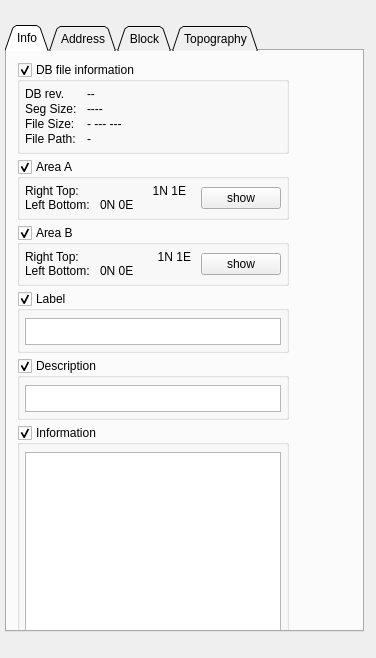
<?xml version="1.0" encoding="UTF-8"?>
<ui version="4.0">
 <class>DockWidget</class>
 <widget class="QDockWidget" name="DockWidget">
  <property name="geometry">
   <rect>
    <x>0</x>
    <y>0</y>
    <width>376</width>
    <height>658</height>
   </rect>
  </property>
  <property name="sizePolicy">
   <sizepolicy hsizetype="Maximum" vsizetype="Maximum">
    <horstretch>0</horstretch>
    <verstretch>0</verstretch>
   </sizepolicy>
  </property>
  <property name="minimumSize">
   <size>
    <width>340</width>
    <height>658</height>
   </size>
  </property>
  <property name="maximumSize">
   <size>
    <width>524287</width>
    <height>658</height>
   </size>
  </property>
  <property name="baseSize">
   <size>
    <width>0</width>
    <height>0</height>
   </size>
  </property>
  <property name="windowOpacity">
   <double>1.000000000000000</double>
  </property>
  <property name="windowTitle">
   <string>Carin C-IQ VDO DB Viewer</string>
  </property>
  <widget class="QWidget" name="dockWidgetContents">
   <property name="sizePolicy">
    <sizepolicy hsizetype="MinimumExpanding" vsizetype="Maximum">
     <horstretch>0</horstretch>
     <verstretch>0</verstretch>
    </sizepolicy>
   </property>
   <property name="minimumSize">
    <size>
     <width>340</width>
     <height>600</height>
    </size>
   </property>
   <layout class="QGridLayout" name="gridLayout_3">
    <property name="leftMargin">
     <number>5</number>
    </property>
    <property name="topMargin">
     <number>5</number>
    </property>
    <property name="rightMargin">
     <number>5</number>
    </property>
    <property name="bottomMargin">
     <number>5</number>
    </property>
    <item row="1" column="0" alignment="Qt::AlignLeft|Qt::AlignTop">
     <widget class="QTabWidget" name="tabWidget">
      <property name="sizePolicy">
       <sizepolicy hsizetype="Maximum" vsizetype="Maximum">
        <horstretch>0</horstretch>
        <verstretch>0</verstretch>
       </sizepolicy>
      </property>
      <property name="minimumSize">
       <size>
        <width>320</width>
        <height>601</height>
       </size>
      </property>
      <property name="autoFillBackground">
       <bool>false</bool>
      </property>
      <property name="tabShape">
       <enum>QTabWidget::Triangular</enum>
      </property>
      <property name="currentIndex">
       <number>0</number>
      </property>
      <property name="usesScrollButtons">
       <bool>false</bool>
      </property>
      <property name="documentMode">
       <bool>false</bool>
      </property>
      <property name="tabsClosable">
       <bool>false</bool>
      </property>
      <property name="movable">
       <bool>false</bool>
      </property>
      <widget class="QWidget" name="tab_info">
       <property name="sizePolicy">
        <sizepolicy hsizetype="MinimumExpanding" vsizetype="Preferred">
         <horstretch>0</horstretch>
         <verstretch>0</verstretch>
        </sizepolicy>
       </property>
       <property name="minimumSize">
        <size>
         <width>355</width>
         <height>577</height>
        </size>
       </property>
       <attribute name="title">
        <string>Info</string>
       </attribute>
       <widget class="QWidget" name="">
        <property name="geometry">
         <rect>
          <x>10</x>
          <y>11</y>
          <width>272</width>
          <height>936</height>
         </rect>
        </property>
        <layout class="QVBoxLayout" name="verticalLayout_2" stretch="0,0,0,10">
         <property name="spacing">
          <number>5</number>
         </property>
         <item>
          <widget class="CollapsibleGroupBox" name="groupBox_0veral">
           <property name="title">
            <string>DB file information</string>
           </property>
           <property name="checkable">
            <bool>true</bool>
           </property>
           <layout class="QGridLayout" name="gridLayout_5">
            <property name="leftMargin">
             <number>5</number>
            </property>
            <property name="topMargin">
             <number>5</number>
            </property>
            <property name="rightMargin">
             <number>5</number>
            </property>
            <property name="bottomMargin">
             <number>5</number>
            </property>
            <item row="0" column="0">
             <layout class="QGridLayout" name="gridLayout_filenfo" rowstretch="0,0,0,0,0" columnstretch="0,10">
              <property name="horizontalSpacing">
               <number>10</number>
              </property>
              <property name="verticalSpacing">
               <number>1</number>
              </property>
              <item row="3" column="0">
               <widget class="QLabel" name="l_vdo_size">
                <property name="text">
                 <string>File Size:</string>
                </property>
               </widget>
              </item>
              <item row="1" column="1">
               <widget class="QLabel" name="l_vdo_segsize_val">
                <property name="font">
                 <font>
                  <pointsize>9</pointsize>
                  <weight>50</weight>
                  <bold>false</bold>
                 </font>
                </property>
                <property name="text">
                 <string>----</string>
                </property>
                <property name="textInteractionFlags">
                 <set>Qt::LinksAccessibleByMouse|Qt::TextSelectableByMouse</set>
                </property>
               </widget>
              </item>
              <item row="0" column="1">
               <widget class="QLabel" name="l_vdo_dbrev_val">
                <property name="sizePolicy">
                 <sizepolicy hsizetype="Minimum" vsizetype="Minimum">
                  <horstretch>0</horstretch>
                  <verstretch>0</verstretch>
                 </sizepolicy>
                </property>
                <property name="font">
                 <font>
                  <pointsize>9</pointsize>
                  <weight>50</weight>
                  <bold>false</bold>
                 </font>
                </property>
                <property name="text">
                 <string>--</string>
                </property>
                <property name="textInteractionFlags">
                 <set>Qt::LinksAccessibleByMouse|Qt::TextSelectableByMouse</set>
                </property>
               </widget>
              </item>
              <item row="1" column="0">
               <widget class="QLabel" name="l_vdo_segsize">
                <property name="text">
                 <string>Seg Size:</string>
                </property>
               </widget>
              </item>
              <item row="0" column="0">
               <widget class="QLabel" name="l_vdo_dbrev">
                <property name="sizePolicy">
                 <sizepolicy hsizetype="Minimum" vsizetype="Minimum">
                  <horstretch>0</horstretch>
                  <verstretch>0</verstretch>
                 </sizepolicy>
                </property>
                <property name="text">
                 <string>DB rev. </string>
                </property>
               </widget>
              </item>
              <item row="3" column="1">
               <widget class="QLabel" name="l_vdo_size_val">
                <property name="font">
                 <font>
                  <pointsize>9</pointsize>
                  <weight>50</weight>
                  <bold>false</bold>
                 </font>
                </property>
                <property name="text">
                 <string>- --- ---</string>
                </property>
                <property name="textInteractionFlags">
                 <set>Qt::LinksAccessibleByMouse|Qt::TextSelectableByMouse</set>
                </property>
               </widget>
              </item>
              <item row="4" column="0">
               <widget class="QLabel" name="l_vdo_path">
                <property name="text">
                 <string>File Path:</string>
                </property>
               </widget>
              </item>
              <item row="4" column="1">
               <widget class="QLabel" name="l_vdo_path_val">
                <property name="font">
                 <font>
                  <pointsize>9</pointsize>
                  <weight>50</weight>
                  <bold>false</bold>
                 </font>
                </property>
                <property name="text">
                 <string>-</string>
                </property>
                <property name="textInteractionFlags">
                 <set>Qt::LinksAccessibleByMouse|Qt::TextSelectableByMouse</set>
                </property>
               </widget>
              </item>
             </layout>
            </item>
           </layout>
          </widget>
         </item>
         <item>
          <widget class="CollapsibleGroupBox" name="groupBox_area_A">
           <property name="title">
            <string>Area A</string>
           </property>
           <property name="checkable">
            <bool>true</bool>
           </property>
           <layout class="QGridLayout" name="gridLayout_2">
            <property name="leftMargin">
             <number>0</number>
            </property>
            <property name="topMargin">
             <number>5</number>
            </property>
            <property name="rightMargin">
             <number>5</number>
            </property>
            <property name="bottomMargin">
             <number>5</number>
            </property>
            <property name="spacing">
             <number>0</number>
            </property>
            <item row="0" column="0">
             <layout class="QHBoxLayout" name="horizontalLayout_aA" stretch="10,0">
              <property name="spacing">
               <number>5</number>
              </property>
              <property name="sizeConstraint">
               <enum>QLayout::SetDefaultConstraint</enum>
              </property>
              <item>
               <layout class="QGridLayout" name="gridLayout_4">
                <property name="sizeConstraint">
                 <enum>QLayout::SetMinimumSize</enum>
                </property>
                <property name="leftMargin">
                 <number>5</number>
                </property>
                <property name="rightMargin">
                 <number>10</number>
                </property>
                <property name="bottomMargin">
                 <number>0</number>
                </property>
                <property name="horizontalSpacing">
                 <number>10</number>
                </property>
                <property name="verticalSpacing">
                 <number>0</number>
                </property>
                <item row="0" column="1">
                 <widget class="QLabel" name="l_Art_coord">
                  <property name="sizePolicy">
                   <sizepolicy hsizetype="Expanding" vsizetype="Preferred">
                    <horstretch>0</horstretch>
                    <verstretch>0</verstretch>
                   </sizepolicy>
                  </property>
                  <property name="font">
                   <font>
                    <pointsize>9</pointsize>
                   </font>
                  </property>
                  <property name="text">
                   <string>1N 1E</string>
                  </property>
                  <property name="alignment">
                   <set>Qt::AlignRight|Qt::AlignTrailing|Qt::AlignVCenter</set>
                  </property>
                  <property name="textInteractionFlags">
                   <set>Qt::LinksAccessibleByMouse|Qt::TextSelectableByMouse</set>
                  </property>
                 </widget>
                </item>
                <item row="1" column="0">
                 <widget class="QLabel" name="l_lb_label">
                  <property name="sizePolicy">
                   <sizepolicy hsizetype="Minimum" vsizetype="Preferred">
                    <horstretch>0</horstretch>
                    <verstretch>0</verstretch>
                   </sizepolicy>
                  </property>
                  <property name="text">
                   <string>Left Bottom:</string>
                  </property>
                 </widget>
                </item>
                <item row="0" column="0">
                 <widget class="QLabel" name="l_rt_label">
                  <property name="sizePolicy">
                   <sizepolicy hsizetype="Minimum" vsizetype="Preferred">
                    <horstretch>0</horstretch>
                    <verstretch>0</verstretch>
                   </sizepolicy>
                  </property>
                  <property name="text">
                   <string>Right Top:</string>
                  </property>
                 </widget>
                </item>
                <item row="1" column="1">
                 <widget class="QLabel" name="l_Alb_coord">
                  <property name="font">
                   <font>
                    <pointsize>9</pointsize>
                   </font>
                  </property>
                  <property name="text">
                   <string>0N 0E</string>
                  </property>
                  <property name="textInteractionFlags">
                   <set>Qt::LinksAccessibleByMouse|Qt::TextSelectableByMouse</set>
                  </property>
                 </widget>
                </item>
               </layout>
              </item>
              <item>
               <widget class="QPushButton" name="pb_show_area">
                <property name="sizePolicy">
                 <sizepolicy hsizetype="Fixed" vsizetype="Fixed">
                  <horstretch>20</horstretch>
                  <verstretch>20</verstretch>
                 </sizepolicy>
                </property>
                <property name="minimumSize">
                 <size>
                  <width>20</width>
                  <height>20</height>
                 </size>
                </property>
                <property name="text">
                 <string>show</string>
                </property>
                <property name="autoRepeatDelay">
                 <number>301</number>
                </property>
                <property name="default">
                 <bool>false</bool>
                </property>
                <property name="flat">
                 <bool>false</bool>
                </property>
               </widget>
              </item>
             </layout>
            </item>
           </layout>
          </widget>
         </item>
         <item>
          <widget class="CollapsibleGroupBox" name="groupBox_area_B">
           <property name="title">
            <string>Area B</string>
           </property>
           <property name="checkable">
            <bool>true</bool>
           </property>
           <layout class="QGridLayout" name="gridLayout_6">
            <property name="leftMargin">
             <number>0</number>
            </property>
            <property name="topMargin">
             <number>5</number>
            </property>
            <property name="rightMargin">
             <number>5</number>
            </property>
            <property name="bottomMargin">
             <number>5</number>
            </property>
            <property name="spacing">
             <number>0</number>
            </property>
            <item row="0" column="0">
             <layout class="QHBoxLayout" name="horizontalLayout_2">
              <item>
               <layout class="QGridLayout" name="gridLayout_7">
                <property name="sizeConstraint">
                 <enum>QLayout::SetMinimumSize</enum>
                </property>
                <property name="leftMargin">
                 <number>5</number>
                </property>
                <property name="rightMargin">
                 <number>10</number>
                </property>
                <property name="horizontalSpacing">
                 <number>10</number>
                </property>
                <property name="verticalSpacing">
                 <number>0</number>
                </property>
                <item row="1" column="0">
                 <widget class="QLabel" name="l_lb_label_2">
                  <property name="sizePolicy">
                   <sizepolicy hsizetype="Minimum" vsizetype="Preferred">
                    <horstretch>0</horstretch>
                    <verstretch>0</verstretch>
                   </sizepolicy>
                  </property>
                  <property name="text">
                   <string>Left Bottom:</string>
                  </property>
                 </widget>
                </item>
                <item row="0" column="1">
                 <widget class="QLabel" name="l_Brt_coord">
                  <property name="sizePolicy">
                   <sizepolicy hsizetype="Expanding" vsizetype="Preferred">
                    <horstretch>0</horstretch>
                    <verstretch>0</verstretch>
                   </sizepolicy>
                  </property>
                  <property name="font">
                   <font>
                    <pointsize>9</pointsize>
                   </font>
                  </property>
                  <property name="text">
                   <string>1N 1E</string>
                  </property>
                  <property name="alignment">
                   <set>Qt::AlignRight|Qt::AlignTrailing|Qt::AlignVCenter</set>
                  </property>
                  <property name="textInteractionFlags">
                   <set>Qt::LinksAccessibleByMouse|Qt::TextSelectableByMouse</set>
                  </property>
                 </widget>
                </item>
                <item row="0" column="0">
                 <widget class="QLabel" name="l_rt_label_2">
                  <property name="sizePolicy">
                   <sizepolicy hsizetype="Minimum" vsizetype="Preferred">
                    <horstretch>0</horstretch>
                    <verstretch>0</verstretch>
                   </sizepolicy>
                  </property>
                  <property name="text">
                   <string>Right Top:</string>
                  </property>
                 </widget>
                </item>
                <item row="1" column="1">
                 <widget class="QLabel" name="l_Blb_coord">
                  <property name="font">
                   <font>
                    <pointsize>9</pointsize>
                   </font>
                  </property>
                  <property name="text">
                   <string>0N 0E</string>
                  </property>
                  <property name="textInteractionFlags">
                   <set>Qt::LinksAccessibleByMouse|Qt::TextSelectableByMouse</set>
                  </property>
                 </widget>
                </item>
               </layout>
              </item>
              <item>
               <widget class="QPushButton" name="pb_show_area_2">
                <property name="sizePolicy">
                 <sizepolicy hsizetype="Fixed" vsizetype="Fixed">
                  <horstretch>0</horstretch>
                  <verstretch>0</verstretch>
                 </sizepolicy>
                </property>
                <property name="text">
                 <string>show</string>
                </property>
               </widget>
              </item>
             </layout>
            </item>
           </layout>
          </widget>
         </item>
         <item>
          <layout class="QVBoxLayout" name="verticalLayout" stretch="1,1,40">
           <property name="spacing">
            <number>5</number>
           </property>
           <item>
            <widget class="CollapsibleGroupBox" name="groupBox_i_label">
             <property name="title">
              <string>Label</string>
             </property>
             <property name="checkable">
              <bool>true</bool>
             </property>
             <layout class="QGridLayout" name="gridLayout_9">
              <property name="leftMargin">
               <number>5</number>
              </property>
              <property name="topMargin">
               <number>7</number>
              </property>
              <property name="rightMargin">
               <number>5</number>
              </property>
              <property name="bottomMargin">
               <number>5</number>
              </property>
              <item row="0" column="0">
               <widget class="QTextBrowser" name="textBrowser_label">
                <property name="minimumSize">
                 <size>
                  <width>0</width>
                  <height>27</height>
                 </size>
                </property>
               </widget>
              </item>
             </layout>
            </widget>
           </item>
           <item>
            <widget class="CollapsibleGroupBox" name="groupBox_i_description">
             <property name="sizePolicy">
              <sizepolicy hsizetype="Preferred" vsizetype="Maximum">
               <horstretch>0</horstretch>
               <verstretch>0</verstretch>
              </sizepolicy>
             </property>
             <property name="title">
              <string>Description</string>
             </property>
             <property name="checkable">
              <bool>true</bool>
             </property>
             <layout class="QGridLayout" name="gridLayout_8">
              <property name="leftMargin">
               <number>5</number>
              </property>
              <property name="topMargin">
               <number>7</number>
              </property>
              <property name="rightMargin">
               <number>5</number>
              </property>
              <property name="bottomMargin">
               <number>5</number>
              </property>
              <item row="0" column="0">
               <widget class="QTextBrowser" name="textBrowser_descr">
                <property name="sizePolicy">
                 <sizepolicy hsizetype="Expanding" vsizetype="Expanding">
                  <horstretch>0</horstretch>
                  <verstretch>0</verstretch>
                 </sizepolicy>
                </property>
                <property name="minimumSize">
                 <size>
                  <width>0</width>
                  <height>27</height>
                 </size>
                </property>
               </widget>
              </item>
             </layout>
            </widget>
           </item>
           <item>
            <widget class="CollapsibleGroupBox" name="groupBox_i_information">
             <property name="sizePolicy">
              <sizepolicy hsizetype="Minimum" vsizetype="Preferred">
               <horstretch>0</horstretch>
               <verstretch>0</verstretch>
              </sizepolicy>
             </property>
             <property name="title">
              <string>Information</string>
             </property>
             <property name="checkable">
              <bool>true</bool>
             </property>
             <property name="checked">
              <bool>true</bool>
             </property>
             <layout class="QGridLayout" name="gridLayout">
              <property name="leftMargin">
               <number>5</number>
              </property>
              <property name="topMargin">
               <number>7</number>
              </property>
              <property name="rightMargin">
               <number>5</number>
              </property>
              <property name="bottomMargin">
               <number>5</number>
              </property>
              <item row="1" column="0">
               <widget class="QTextBrowser" name="textBrowser_info">
                <property name="minimumSize">
                 <size>
                  <width>0</width>
                  <height>100</height>
                 </size>
                </property>
               </widget>
              </item>
             </layout>
            </widget>
           </item>
          </layout>
         </item>
        </layout>
       </widget>
      </widget>
      <widget class="QWidget" name="tab_addr">
       <attribute name="title">
        <string>Address</string>
       </attribute>
      </widget>
      <widget class="QWidget" name="tab_block">
       <attribute name="title">
        <string>Block</string>
       </attribute>
      </widget>
      <widget class="QWidget" name="tab_topo">
       <attribute name="title">
        <string>Topography</string>
       </attribute>
       <widget class="QSlider" name="horizontalSlider">
        <property name="geometry">
         <rect>
          <x>160</x>
          <y>40</y>
          <width>160</width>
          <height>22</height>
         </rect>
        </property>
        <property name="orientation">
         <enum>Qt::Horizontal</enum>
        </property>
       </widget>
      </widget>
     </widget>
    </item>
   </layout>
  </widget>
 </widget>
 <customwidgets>
  <customwidget>
   <class>CollapsibleGroupBox</class>
   <extends>QGroupBox</extends>
   <header location="global">QGIS_VDO.vdo</header>
   <container>1</container>
  </customwidget>
 </customwidgets>
 <resources/>
 <connections/>
</ui>
